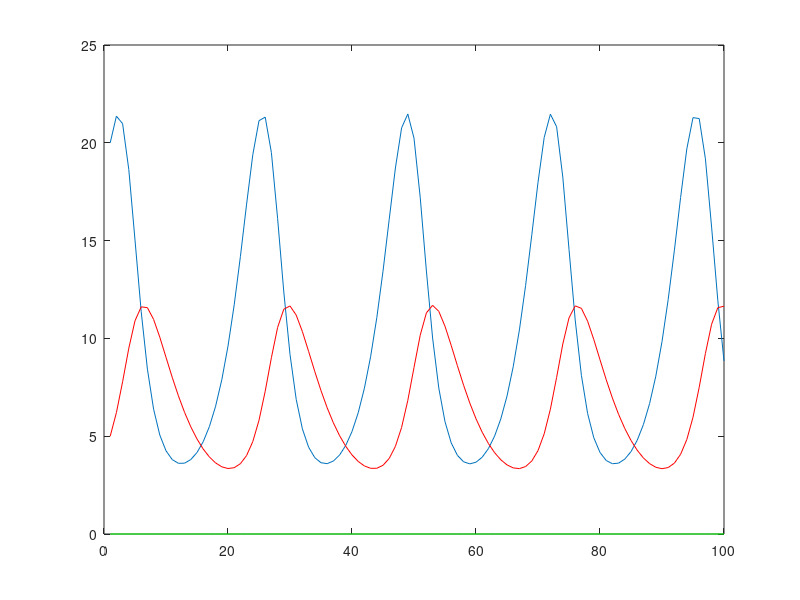

This figure's MATLAB source:
%dynamics parameters
a = 0.4;
b = 0.06;
c = 0.2;
d = 0.02;

%simulation parameters
timestep = 0.001;
t_per_a = 1000;
duration_a = 100;


% -- calcuclate dynamics --

rab = zeros(duration_a,1);
fox = zeros(duration_a,1);
rew = zeros(duration_a,1);  %how many foxes are "exported"
rab(1) = 20;
fox(1) = 5;
%simulation duration
for i = 2:duration_a
    
    rab(i) = rab(i-1);
    fox(i) = fox(i-1);
    %simulation steps
    for j = 1:t_per_a
        drab =  rab(i) * (a - b*fox(i));
        dfox = -fox(i) * (c - d*rab(i));
        rab(i) = rab(i) + drab * timestep;
        fox(i) = fox(i) + dfox * timestep;
    end
    
    if( (fox(i) - fox(i-1)) / fox(i) > 0.05 )
        %rew(i) = fox(i) * 0.75;
        %fox(i) = fox(i) - rew(i);
    end

end

plot(rab);
hold on
plot(fox,'r');
plot(rew,'g');
hold off
sum(rew)